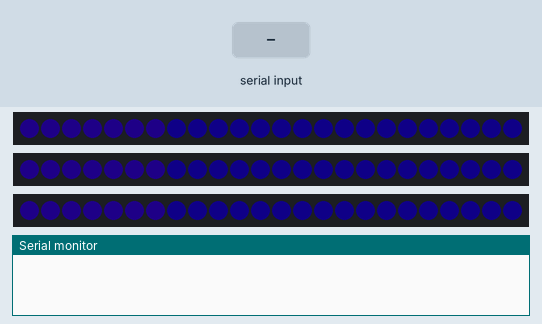
Bench run of a sketch on a simulated Arduino Uno, built with avr-gcc and run on an emulated ATmega328P. Parts: 3 × 24 RGB LEDs in strip order, left to right, the last lines printed to the serial monitor. The inputs (shaded band) are chosen by the test bench. Dim RGB values are drawn brighter than linear; colours are those a GRB WS2812 strip shows for the declared byte order.

Above: at 1.29 s.
1.3 s: "5\n" received over the second serial link
At 2.7 s:
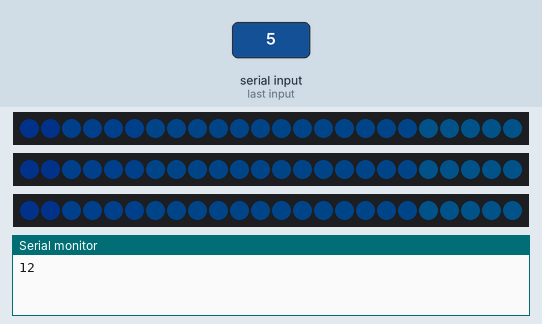
At 3.34 s:
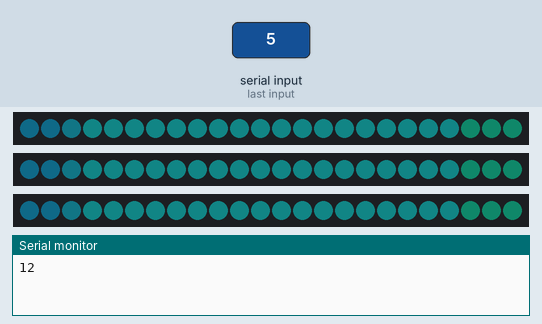

The sketch:

Led_Test.ino
```cpp
 #include <FastLED.h>
#include <SoftwareSerial.h>

#define NUM_LEDS 24

SoftwareSerial Bluetooth(5,6); //Tx Rx

int Data;
int Max_Intensity = 10;

CRGB leds[3][NUM_LEDS];

void setup() {
  FastLED.addLeds<WS2812B, 9, GBR>(leds[0], NUM_LEDS);
  FastLED.addLeds<WS2812B, 10, GBR>(leds[1], NUM_LEDS);
  FastLED.addLeds<WS2812B, 11, GBR>(leds[2], NUM_LEDS);

  Bluetooth.begin(9600);


  Serial.begin(9600);


}

float x = 0;

void loop(){
  if(Bluetooth.available()){
    Data = 0;
    while(Bluetooth.available() > 0){
      Data *= 10;
      Data += Bluetooth.read() - '0';
      delay(10);
    }
    Serial.println(Data);
    if((Data >= 0) && (Data < 256)){
      Max_Intensity = Data;
    }
  }

  float Step = 0;
  for(int i = 0;  i < NUM_LEDS; i++){
    leds[0][i] = CRGB((int)(((sin(x + Step) + 1)) * (Max_Intensity / 2)), (int)(((sin(x + (3,14 / 3) + Step) + 1)) * (Max_Intensity / 2)), (int)(((sin(x + (3,14 * 2 / 3) + Step) + 1)) * (Max_Intensity / 2)));

    leds[1][i] = CRGB((int)(((sin(x + Step) + 1)) * (Max_Intensity / 2)), (int)(((sin(x + (3,14 / 3) + Step) + 1)) * (Max_Intensity / 2)), (int)(((sin(x + (3,14 * 2 / 3) + Step) + 1)) * (Max_Intensity / 2)));

    leds[2][i] = CRGB((int)(((sin(x + Step) + 1)) * (Max_Intensity / 2)), (int)(((sin(x + (3,14 / 3) + Step) + 1)) * (Max_Intensity / 2)), (int)(((sin(x + (3,14 * 2 / 3) + Step) + 1)) * (Max_Intensity / 2)));

    Step += 0.01;
  }
  FastLED.show();
  delay(50);
  x += 0.05;
  if(x > 10000000){
    x = 0;
  }
}
```
